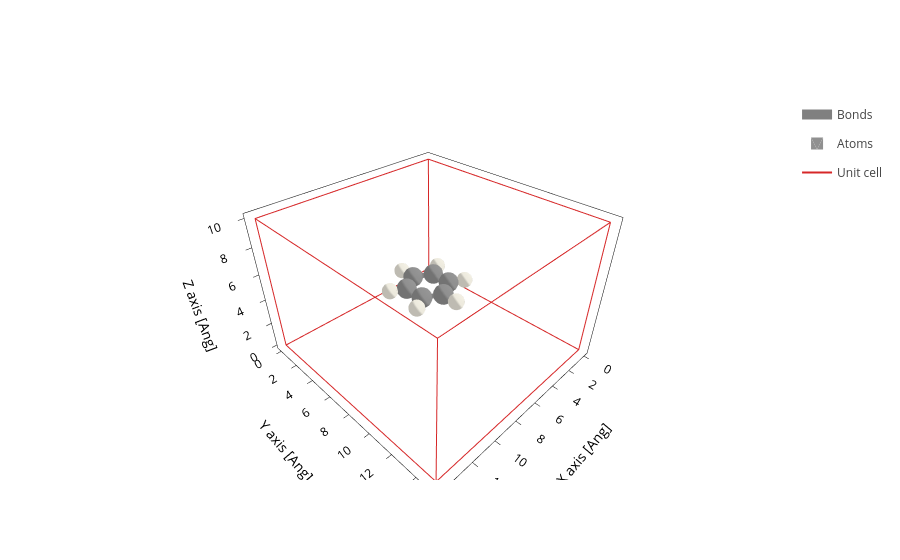

The cell this chart's notebook holds for it:
### Code cell
system.plot()

### Figure 1 — Plotly figure (JSON) as saved in the notebook; plotly's stock layout.template omitted (floating-point values rounded to 4 significant figures; data arrays with more than 128 entries replaced by an {"elided": "..."} marker saying what was removed)
{"data": [{"line": {"color": "gray", "width": 10}, "meta": {}, "mode": "lines", "name": "Bonds", "opacity": 1, "type": "scatter3d", "x": {"elided": "252 float values"}, "y": {"elided": "252 float values"}, "z": {"elided": "252 float values"}}, {"alphahull": 0, "color": "#909090", "hovertemplate": "%{meta.position}", "legendgroup": "Atoms", "meta": {"meta": {"Atoms_i": 0}, "position": "(8.23, 7.71, 5.00)"}, "name": "Atoms", "opacity": 1, "showlegend": true, "showscale": false, "type": "mesh3d", "x": {"elided": "225 float values"}, "y": {"elided": "225 float values"}, "z": {"elided": "225 float values"}}, {"alphahull": 0, "color": "#EDEADE", "hovertemplate": "%{meta.position}", "legendgroup": "Atoms", "meta": {"meta": {"Atoms_i": 1}, "position": "(9.20, 8.27, 5.00)"}, "name": "Atoms", "opacity": 1, "showlegend": false, "showscale": false, "type": "mesh3d", "x": {"elided": "225 float values"}, "y": {"elided": "225 float values"}, "z": {"elided": "225 float values"}}, {"alphahull": 0, "color": "#909090", "hovertemplate": "%{meta.position}", "legendgroup": "Atoms", "meta": {"meta": {"Atoms_i": 2}, "position": "(7.00, 8.42, 5.00)"}, "name": "Atoms", "opacity": 1, "showlegend": false, "showscale": false, "type": "mesh3d", "x": {"elided": "225 float values"}, "y": {"elided": "225 float values"}, "z": {"elided": "225 float values"}}, {"alphahull": 0, "color": "#EDEADE", "hovertemplate": "%{meta.position}", "legendgroup": "Atoms", "meta": {"meta": {"Atoms_i": 3}, "position": "(7.00, 9.54, 5.00)"}, "name": "Atoms", "opacity": 1, "showlegend": false, "showscale": false, "type": "mesh3d", "x": {"elided": "225 float values"}, "y": {"elided": "225 float values"}, "z": {"elided": "225 float values"}}, {"alphahull": 0, "color": "#909090", "hovertemplate": "%{meta.position}", "legendgroup": "Atoms", "meta": {"meta": {"Atoms_i": 4}, "position": "(5.77, 7.71, 5.00)"}, "name": "Atoms", "opacity": 1, "showlegend": false, "showscale": false, "type": "mesh3d", "x": {"elided": "225 float values"}, "y": {"elided": "225 float values"}, "z": {"elided": "225 float values"}}, {"alphahull": 0, "color": "#EDEADE", "hovertemplate": "%{meta.position}", "legendgroup": "Atoms", "meta": {"meta": {"Atoms_i": 5}, "position": "(4.80, 8.27, 5.00)"}, "name": "Atoms", "opacity": 1, "showlegend": false, "showscale": false, "type": "mesh3d", "x": {"elided": "225 float values"}, "y": {"elided": "225 float values"}, "z": {"elided": "225 float values"}}, {"alphahull": 0, "color": "#909090", "hovertemplate": "%{meta.position}", "legendgroup": "Atoms", "meta": {"meta": {"Atoms_i": 6}, "position": "(5.77, 6.29, 5.00)"}, "name": "Atoms", "opacity": 1, "showlegend": false, "showscale": false, "type": "mesh3d", "x": {"elided": "225 float values"}, "y": {"elided": "225 float values"}, "z": {"elided": "225 float values"}}, {"alphahull": 0, "color": "#EDEADE", "hovertemplate": "%{meta.position}", "legendgroup": "Atoms", "meta": {"meta": {"Atoms_i": 7}, "position": "(4.80, 5.73, 5.00)"}, "name": "Atoms", "opacity": 1, "showlegend": false, "showscale": false, "type": "mesh3d", "x": {"elided": "225 float values"}, "y": {"elided": "225 float values"}, "z": {"elided": "225 float values"}}, {"alphahull": 0, "color": "#909090", "hovertemplate": "%{meta.position}", "legendgroup": "Atoms", "meta": {"meta": {"Atoms_i": 8}, "position": "(7.00, 5.58, 5.00)"}, "name": "Atoms", "opacity": 1, "showlegend": false, "showscale": false, "type": "mesh3d", "x": {"elided": "225 float values"}, "y": {"elided": "225 float values"}, "z": {"elided": "225 float values"}}, {"alphahull": 0, "color": "#EDEADE", "hovertemplate": "%{meta.position}", "legendgroup": "Atoms", "meta": {"meta": {"Atoms_i": 9}, "position": "(7.00, 4.46, 5.00)"}, "name": "Atoms", "opacity": 1, "showlegend": false, "showscale": false, "type": "mesh3d", "x": {"elided": "225 float values"}, "y": {"elided": "225 float values"}, "z": {"elided": "225 float values"}}, {"alphahull": 0, "color": "#909090", "hovertemplate": "%{meta.position}", "legendgroup": "Atoms", "meta": {"meta": {"Atoms_i": 10}, "position": "(8.23, 6.29, 5.00)"}, "name": "Atoms", "opacity": 1, "showlegend": false, "showscale": false, "type": "mesh3d", "x": {"elided": "225 float values"}, "y": {"elided": "225 float values"}, "z": {"elided": "225 float values"}}, {"alphahull": 0, "color": "#EDEADE", "hovertemplate": "%{meta.position}", "legendgroup": "Atoms", "meta": {"meta": {"Atoms_i": 11}, "position": "(9.20, 5.73, 5.00)"}, "name": "Atoms", "opacity": 1, "showlegend": false, "showscale": false, "type": "mesh3d", "x": {"elided": "225 float values"}, "y": {"elided": "225 float values"}, "z": {"elided": "225 float values"}}, {"meta": {}, "mode": "lines", "name": "Unit cell", "type": "scatter3d", "x": [0.0, 0.0, 14.4, 14.4, 0.0, 0.0, NaN, 0.0, 0.0, 0.0, 14.4, 14.4, 0.0, NaN, 14.4, 14.4, NaN, 14.4, 14.4], "y": [0.0, 15.08, 15.08, 15.08, 15.08, 15.08, NaN, 15.08, 0.0, 0.0, 0.0, 0.0, 0.0, NaN, 15.08, 0.0, NaN, 15.08, 0.0], "z": [0.0, 0.0, 0.0, 10.0, 10.0, 0.0, NaN, 10.0, 10.0, 0.0, 0.0, 10.0, 10.0, NaN, 0.0, 0.0, NaN, 10.0, 10.0]}], "layout": {"scene": {"aspectmode": "data", "xaxis": {"title": {"text": "X axis [Ang]"}}, "yaxis": {"title": {"text": "Y axis [Ang]"}}, "zaxis": {"title": {"text": "Z axis [Ang]"}}}, "xaxis": {"scaleanchor": "y", "scaleratio": 1, "title": {"text": "X axis [Ang]"}}, "yaxis": {"title": {"text": "Y axis [Ang]"}}}}
